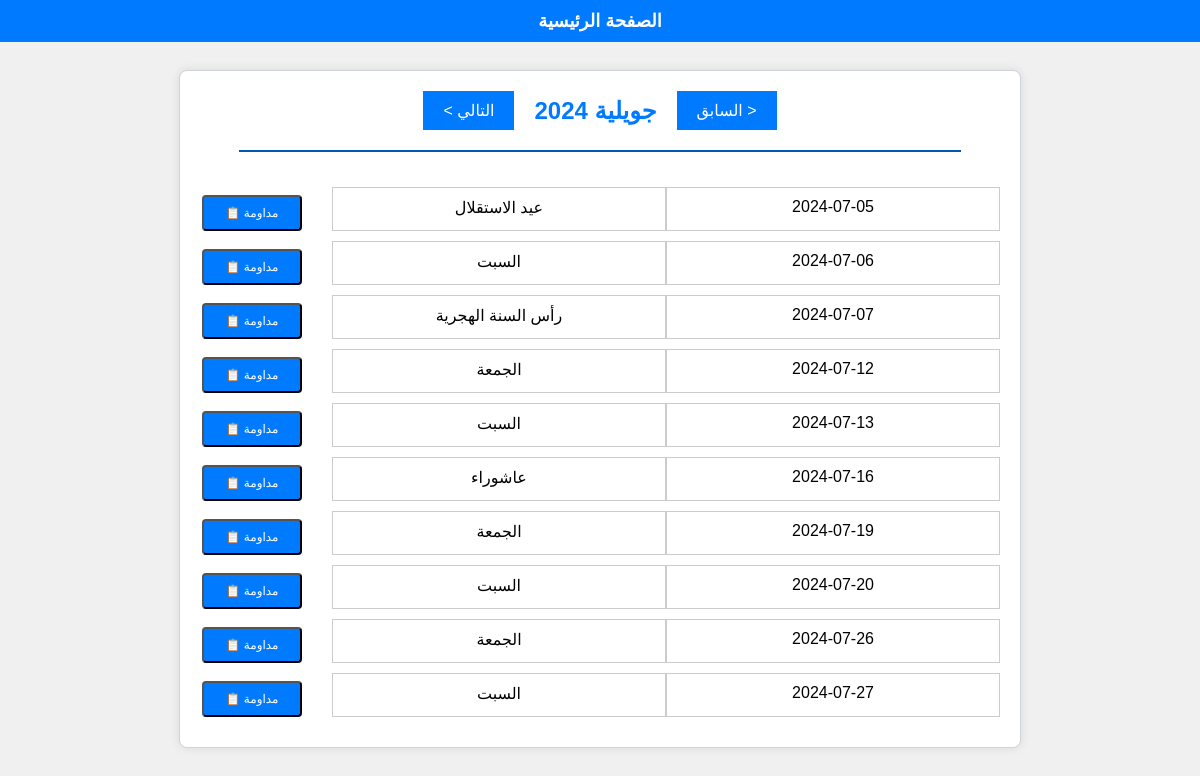
Page /trouver_permanence/ on the committed database.
### main/models.py (models this page shows, shortened)
class Permanence (models.Model) :
    id = models.AutoField(primary_key = True)
    date_debut = models.DateField(unique = True)
    nom = models.CharField(max_length= 60)
    description = models.BooleanField()
    nombre_cadre = models.IntegerField(default= 0)

### main/views.py (the view)
# urls.py: path('trouver_permanence/',views.trouver_permanence, name='trouver permanence'),
def trouver_permanence(request):
    if request.method=='GET':
        tout_permaneneces=Permanence.objects.all().order_by('date_debut')
        return render(request,"trouver_permanence.html",{'perma':tout_permaneneces})
    else:
        perma_id=request.POST.get('perma_id')
        permanence=Permanence.objects.get(pk=perma_id)
        permanence.nombre_cadre=int(request.POST.get('numWorkers'))
        permanence.save()
        return redirect(add_permanence,perma_id)

### main/templates/trouver_permanence.html (shortened to what this page needs)
<!DOCTYPE html>
<html lang="ar">
<head>
</head>
<body>
    <div class="homenavbar">
        <a href="{% url 'home' %}">الصفحة الرئيسية</a>
    </div>
    <div class="calendar-widget">
        <div class="firstline-container">
            <button id="prev-btn" class="change-month-btn" onclick="changeMonth(-1)">&lt; السابق</button>
            <div id="month-year" class="month-year"> {{currentMonth}} {{currentYear}}</div>
            <button id="next-btn" class="change-month-btn" onclick="changeMonth(1)">التالي &gt;</button>
        </div>
        <hr>
        <div class="list-container">
            {% for perm in perma %}
                <div class="day-row">
                    <div class="day-date">
                        {{ perm.date_debut|date:"Y-m-d" }}
                    </div>
                    <div class="day-name">
                        {{ perm.nom }}
                    </div>
                    <div class="actions">
                        <button onclick="numbre_of_worker_and_redirect({{ perm.id }}, {{ perm.nombre_cadre }}, {{ perm.date_debut.day }}, {{ perm.date_debut.month }}, {{ perm.date_debut.year }})" class="btn">مداومة &#128203;</button>
                    </div>
                </div>
            {% endfor %}
        </div>
    </div>
</body>
</html>

### main/templates/trouver_permanence.html (style rules this page uses)
body { font-family: Arial, sans-serif; background-color: #f0f0f0; margin: 0; display: flex; flex-direction: column; justify-content: center; align-items: center; direction: rtl; }
.homenavbar { background-color: #007bff; color: #fff; padding: 10px; text-align: center; font-size: 18px; width: 100%; position: fixed; top: 0; }
.homenavbar a { color: #fff; text-decoration: none; margin: 0 15px; font-weight: bold; }
.calendar-widget { display: flex; flex-direction: column; align-items: center; background-color: #ffffff; padding: 20px; border: 1px solid #ced4da; border-radius: 8px; box-shadow: 0 0 10px rgba(0, 0, 0, 0.1); width: 90%; max-width: 800px; margin: 70px auto; }
.month-year { font-size: 24px; font-weight: bold; margin: 0 20px; color: #007bff; text-align: center; }
.change-month-btn { font-size: 16px; padding: 10px 20px; background-color: #007bff; color: white; border: none; cursor: pointer; outline: none; transition: background-color 0.3s; }
#prev-btn { margin-right: auto; }
#next-btn { margin-left: auto; }
.list-container { display: flex; flex-wrap: wrap; justify-content: center; align-items: center; margin-top: 25px; }
.firstline-container { display: flex; align-items: center; justify-content: center; width: 100%; margin-bottom: 10px; }
hr { border: 1px solid #0056b3; width: 90%; margin: 10px 0; }

### rows in the picture
Permanence: date_debut "2024-07-05", nom "عيد الاستقلال"
Permanence: date_debut "2024-07-06", nom "السبت"
Permanence: date_debut "2024-07-07", nom "رأس السنة الهجرية"
Permanence: date_debut "2024-07-12", nom "الجمعة"
Permanence: date_debut "2024-07-13", nom "السبت"
Permanence: date_debut "2024-07-16", nom "عاشوراء"
Permanence: date_debut "2024-07-19", nom "الجمعة"
Permanence: date_debut "2024-07-20", nom "السبت"
Permanence: date_debut "2024-07-26", nom "الجمعة"
Permanence: date_debut "2024-07-27", nom "السبت"
